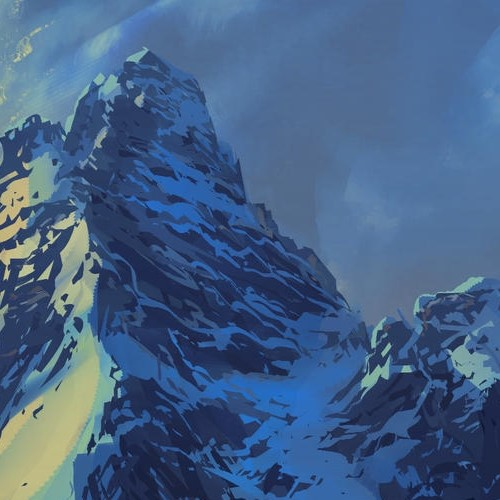
#> input picture ImageProcessing/in/image.jpg, 500 x 500 px, found by its file name
$ python imageLoader.py
#> lines starting #> are read from the running program, lines starting #| are printed output that depends on the picture
# Diba Hadi
# Pr Jahangir
# Convert image to array
import numpy as np
import cv2

# get an image path
# convert it to black and white so it's 2d
def load_and_preprocess_image(image_path):
    # read image from path
#> called with image_path = 'ImageProcessing/in/image.jpg'
    image = cv2.imread(image_path)
#> image is the input picture: shape (500, 500, 3); mean B, G, R 134.7, 97.6, 69.1
    # convert to black and white
    gray_image = cv2.cvtColor(image, cv2.COLOR_BGR2GRAY)
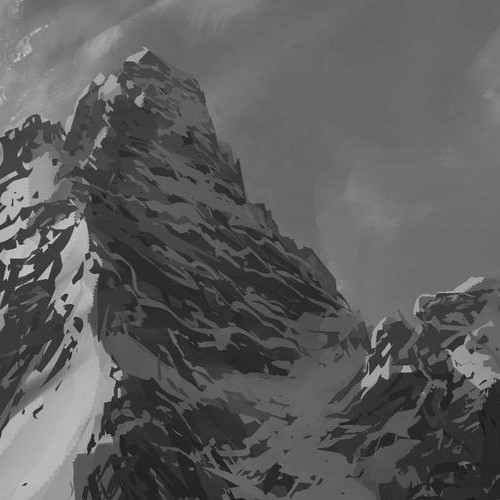
#> gray_image: shape (500, 500); min 16, max 216, mean 93.3
    return gray_image

# path of image to be processed
image_path = 'ImageProcessing/in/image.jpg'
image = load_and_preprocess_image(image_path)
# convert image to a numpy array
image = np.array(image)
# round the image up to 2 decimal points
image = np.round(image, 2)


# open a file / create if doesn't exist / overwrite if exists
f = open("ImageProcessing/in/imageArray.txt", "w")
# write the commands needed for running a convolution
f.write("4\n" + str(image.shape[0]) + "\n")
f.close()
# open the same file in append mode
f = open("ImageProcessing/in/imageArray.txt", "a")
# append the input array as the first matrix
np.savetxt(f, image, fmt ='%.0f')
# append the kernel array and the exit code from program
f.write("3\n0 -1 0 -1 4 -1 0 -1 0\n8\n")
# close file
f.close()
